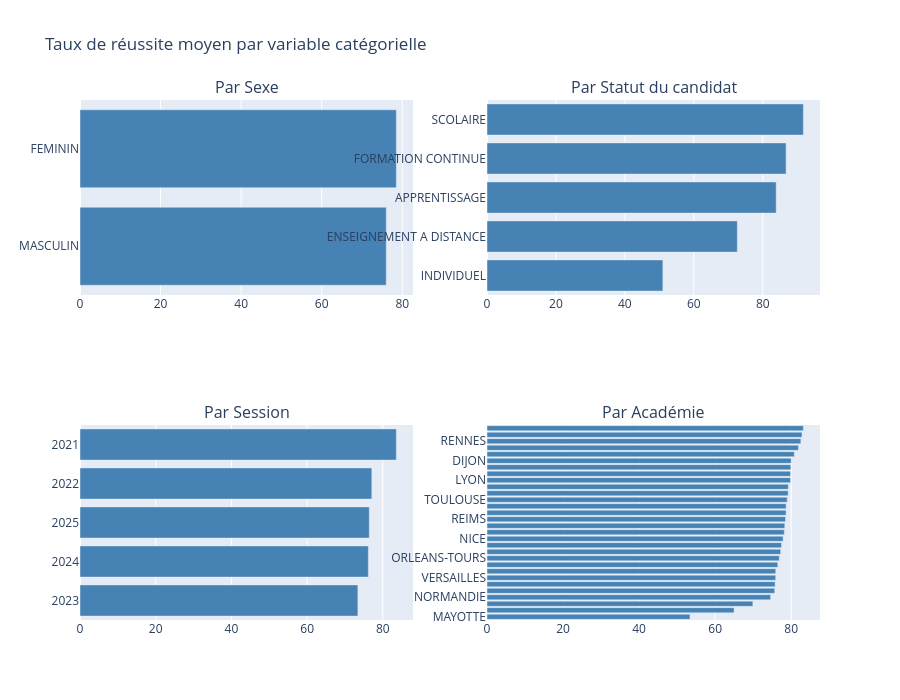

The code cell stored with this chart in its notebook:
### Code cell
fig = make_subplots(rows=2, cols=2,
                   subplot_titles=('Par Sexe', 'Par Statut du candidat',
                                   'Par Session', 'Par Académie'))

for i, col in enumerate(['Sexe', 'Statut du candidat', 'Session', 'Libellé académie']):
    row, c = divmod(i, 2)
    means = df.groupby(col)['taux_reussite'].mean().reset_index().sort_values('taux_reussite')
    fig.add_trace(
        go.Bar(x=means['taux_reussite'], y=means[col].astype(str),
               orientation='h', marker_color='steelblue',
               name=col, showlegend=False),
        row=row+1, col=c+1
    )

fig.update_layout(height=700, title_text='Taux de réussite moyen par variable catégorielle')
fig.show()

### Figure 1 — Plotly figure (JSON) as saved in the notebook; plotly's stock layout.template omitted (floating-point values rounded to 4 significant figures)
{"data": [{"marker": {"color": "steelblue"}, "name": "Sexe", "orientation": "h", "showlegend": false, "type": "bar", "x": [76.03, 78.53], "xaxis": "x", "y": ["MASCULIN", "FEMININ"], "yaxis": "y"}, {"marker": {"color": "steelblue"}, "name": "Statut du candidat", "orientation": "h", "showlegend": false, "type": "bar", "x": [51.03, 72.62, 83.9, 86.78, 91.78], "xaxis": "x2", "y": ["INDIVIDUEL", "ENSEIGNEMENT A DISTANCE", "APPRENTISSAGE", "FORMATION CONTINUE", "SCOLAIRE"], "yaxis": "y2"}, {"marker": {"color": "steelblue"}, "name": "Session", "orientation": "h", "showlegend": false, "type": "bar", "x": [73.41, 76.18, 76.42, 77.09, 83.57], "xaxis": "x3", "y": ["2023", "2024", "2025", "2022", "2021"], "yaxis": "y3"}, {"marker": {"color": "steelblue"}, "name": "Libellé académie", "orientation": "h", "showlegend": false, "type": "bar", "x": [53.38, 64.98, 69.92, 74.59, 75.67, 75.77, 75.93, 75.94, 76.48, 76.86, 77.23, 77.45, 77.88, 78.19, 78.32, 78.52, 78.66, 78.66, 78.96, 79.2, 79.24, 79.81, 79.83, 79.91, 80.0, 80.83, 81.91, 82.54, 82.84, 83.2], "xaxis": "x4", "y": ["MAYOTTE", "GUYANE", "CRETEIL", "NORMANDIE", "AMIENS", "STRASBOURG", "VERSAILLES", "LA REUNION", "AIX-MARSEILLE", "ORLEANS-TOURS", "NANTES", "CLERMONT-FERRAND", "NICE", "BORDEAUX", "PARIS", "REIMS", "MARTINIQUE", "GRENOBLE", "TOULOUSE", "NANCY-METZ", "LILLE", "LYON", "MONTPELLIER", "POITIERS", "DIJON", "LIMOGES", "GUADELOUPE", "RENNES", "BESANCON", "CORSE"], "yaxis": "y4"}], "layout": {"annotations": [{"font": {"size": 16}, "showarrow": false, "text": "Par Sexe", "x": 0.225, "xanchor": "center", "xref": "paper", "y": 1, "yanchor": "bottom", "yref": "paper"}, {"font": {"size": 16}, "showarrow": false, "text": "Par Statut du candidat", "x": 0.775, "xanchor": "center", "xref": "paper", "y": 1, "yanchor": "bottom", "yref": "paper"}, {"font": {"size": 16}, "showarrow": false, "text": "Par Session", "x": 0.225, "xanchor": "center", "xref": "paper", "y": 0.375, "yanchor": "bottom", "yref": "paper"}, {"font": {"size": 16}, "showarrow": false, "text": "Par Académie", "x": 0.775, "xanchor": "center", "xref": "paper", "y": 0.375, "yanchor": "bottom", "yref": "paper"}], "height": 700, "title": {"text": "Taux de réussite moyen par variable catégorielle"}, "xaxis": {"anchor": "y", "domain": [0, 0.45]}, "xaxis2": {"anchor": "y2", "domain": [0.55, 1]}, "xaxis3": {"anchor": "y3", "domain": [0, 0.45]}, "xaxis4": {"anchor": "y4", "domain": [0.55, 1]}, "yaxis": {"anchor": "x", "domain": [0.625, 1]}, "yaxis2": {"anchor": "x2", "domain": [0.625, 1]}, "yaxis3": {"anchor": "x3", "domain": [0, 0.375]}, "yaxis4": {"anchor": "x4", "domain": [0, 0.375]}}}
